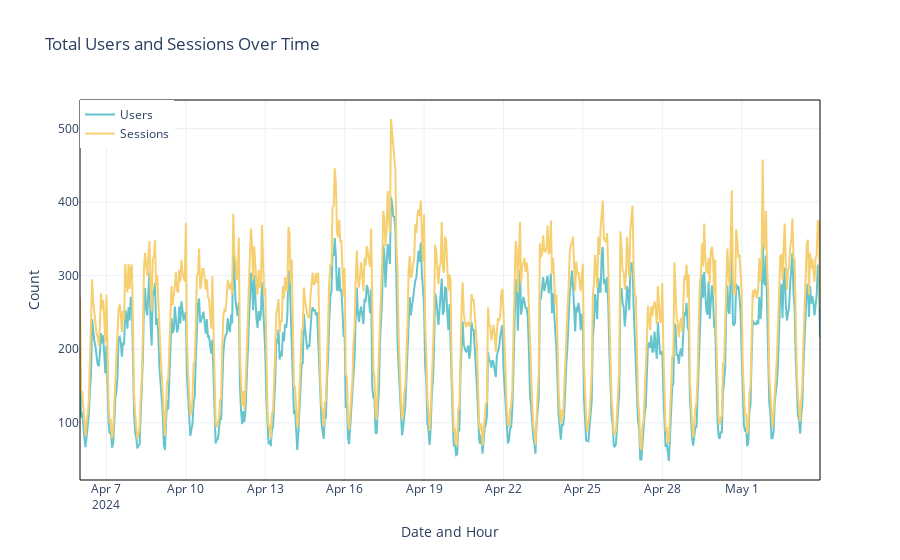

The cell this chart's notebook holds for it:
### Markdown cell above
##### | Users and Sessions Over Time |

### Code cell
# Create the figure
fig = go.Figure()

# Add a line trace for Users
fig.add_trace(go.Scatter(
    x=grouped_data.index,
    y=grouped_data['Users'],
    mode='lines',
    name='Users',
    line=dict(color='rgb(102,197,204)')
))

# Add a line trace for Sessions
fig.add_trace(go.Scatter(
    x=grouped_data.index,
    y=grouped_data['Sessions'],
    mode='lines',
    name='Sessions',
    line=dict(color='rgb(246,207,113)')
))

# Update the layout
fig.update_layout(
    title='Total Users and Sessions Over Time',
    xaxis_title='Date and Hour',
    yaxis_title='Count',
    legend=dict(x=0, y=1.0),
    hovermode='x unified',
    template='plotly_white',
    shapes=[
        dict(
            type="rect",
            xref="paper",
            yref="paper",
            x0=0,
            y0=0,
            x1=1,
            y1=1,
            line=dict(
                color="black",
                width=1,
            )
        )
    ]
)

# Show the figure
fig.show()

### Figure 1 — Plotly figure (JSON) as saved in the notebook; plotly's stock layout.template omitted (floating-point values rounded to 4 significant figures; data arrays with more than 128 entries replaced by an {"elided": "..."} marker saying what was removed)
{"data": [{"line": {"color": "rgb(102,197,204)"}, "mode": "lines", "name": "Users", "type": "scatter", "x": {"elided": "672 str values"}, "y": {"elided": "672 int values"}}, {"line": {"color": "rgb(246,207,113)"}, "mode": "lines", "name": "Sessions", "type": "scatter", "x": {"elided": "672 str values"}, "y": {"elided": "672 int values"}}], "layout": {"autosize": true, "hovermode": "x unified", "legend": {"x": 0, "y": 1}, "shapes": [{"line": {"color": "black", "width": 1}, "type": "rect", "x0": 0, "x1": 1, "xref": "paper", "y0": 0, "y1": 1, "yref": "paper"}], "title": {"text": "Total Users and Sessions Over Time"}, "xaxis": {"autorange": true, "range": ["2024-04-06", "2024-05-03 23:00"], "title": {"text": "Date and Hour"}, "type": "date"}, "yaxis": {"autorange": true, "range": [22.17, 538.8], "title": {"text": "Count"}, "type": "linear"}}}
